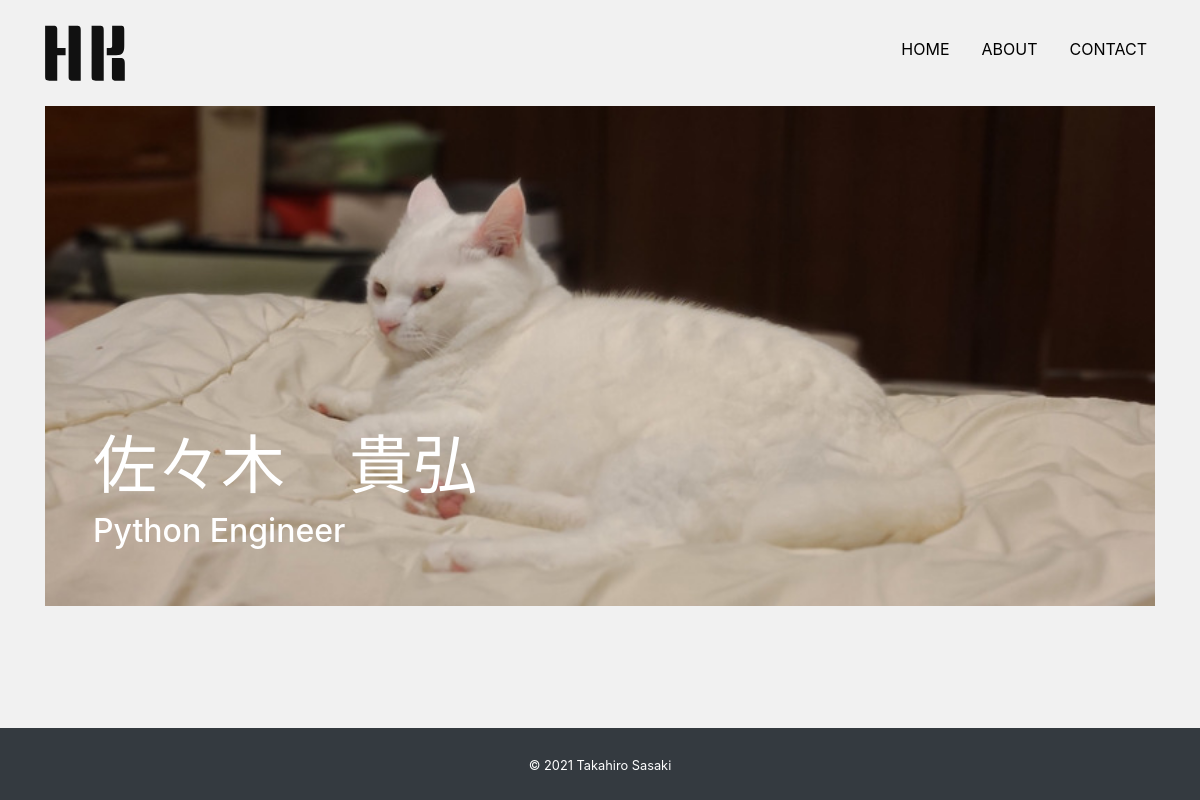
The page / on the database its author committed.
### app/models.py (models this page shows, shortened)
class Profile(models.Model):
    title = models.CharField('タイトル', max_length=100, null=True, blank=True)
    subtitle = models.CharField('サブタイトル', max_length=100, null=True, blank=True)
    name = models.CharField('名前', max_length=100)
    job = models.TextField('仕事')
    introduction = models.TextField('自己紹介')
    github = models.CharField('github', max_length=100, null=True, blank=True)
    twitter = models.CharField('twitter', max_length=100, null=True, blank=True)
    linkedin = models.CharField('linkedin', max_length=100, null=True, blank=True)
    facebook = models.CharField('facebook', max_length=100, null=True, blank=True)
    instagram = models.CharField('instagram', max_length=100, null=True, blank=True)
    topimage = models.ImageField(upload_to='images', verbose_name='トップ画像')
    subimage = models.ImageField(upload_to='images', verbose_name='サブ画像')

### app/views.py (the view)
# urls.py: path('', views.IndexView.as_view(), name='index'),
class IndexView(View):
    def get(self, request, *args, **kwargs):
        profile_data = Profile.objects.all()
        if profile_data.exists():
            profile_data = profile_data.order_by("-id")[0]
        work_data = Work.objects.order_by('-id')
        return render(request, 'app/index.html', {
            'profile_data': profile_data,
            'work_data':work_data
        })

### app/templates/app/index.html (shortened to what this page needs)
<!DOCTYPE html>
{% extends "app/base.html" %} {% block content %}
<div class="card top d-flex flex-column justify-content-end mb-4">
    <img src="{{ profile_data.topimage.url }}" alt="" />
    <div class="overlay text-white p-5">
        <h1 class="title">{{ profile_data.title }}</h1>
        <h5 class="subtitle">{{ profile_data.subtitle }}</h5>
    </div>
</div>
{% endblock %}

### app/static/css/style.css (style rules this page uses)
* { margin: 0; padding: 0; box-sizing: border-box; }
body { background: #f1f1f1; display: flex; flex-flow: column; min-height: 100vh; }
.top img { object-fit: cover; height: 500px; }
.overlay { position: absolute; }
.title { font-size: 4rem; }
.subtitle { font-size: 2rem; }
.card { border: none; }

### rows shown on the page
Profile: topimage (picture), title "佐々木 貴弘", subtitle "Python Engineer"
